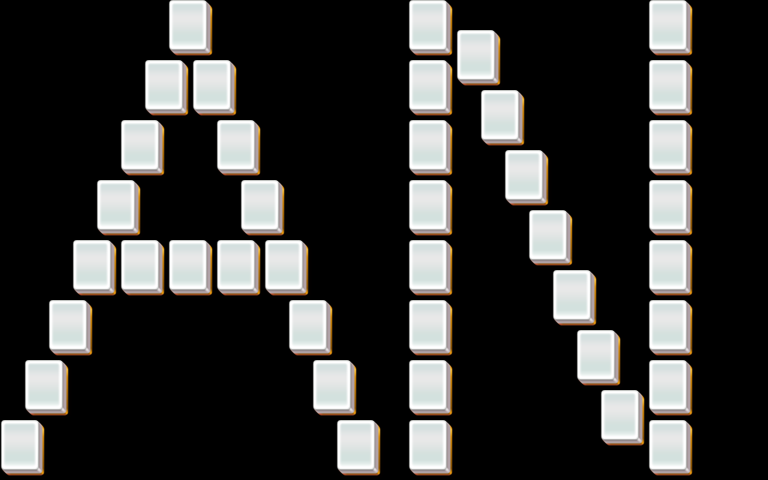

This game map was drawn from its Tiled (.tmx) file and the tilesets committed beside it. A one-line description and the trimmed map source follow:
An orthogonal 32x16 tile map with 24x30 px tiles, 3 tile layers (layer1, layer2, layer3).

<map version="1.0" orientation="orthogonal" width="32" height="16" tilewidth="24" tileheight="30">
 <properties>
  <property name="species" value="25" />
 </properties>
 <tileset firstgid="1" name="mahjong" tilewidth="48" tileheight="60">
  <image source="mahjong.png" />
 </tileset>
 <layer name="layer1" width="32" height="16">
  <data>[512 cells, 41 non-empty, 1 distinct tile ids]</data>
 </layer>
 <layer name="layer2" width="32" height="16">
  <data>[512 cells, 41 non-empty, 1 distinct tile ids]</data>
 </layer>
 <layer name="layer3" width="32" height="16">
  <data>[512 cells, 40 non-empty, 1 distinct tile ids]</data>
 </layer>
</map>
